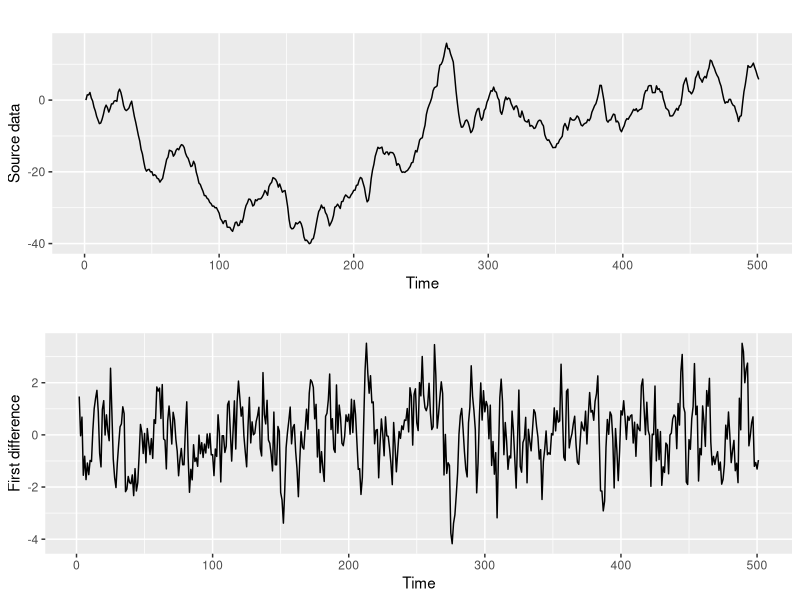

Here is the R script that generated this plot: (Note: this script raises an error after producing the figure.)
library('forecast')
library('ggplot2')
library('gridExtra')
library('magrittr')

ts.sim <- arima.sim(list(order = c(1,1,0), ar = 0.5), n = 500) 

plot1 <- autoplot(ts.sim) + ylab(label = 'Source data')
plot2 <- autoplot(diff(ts.sim)) + ylab(label = 'First difference')
grid.arrange(plot1, plot2, nrow = 2)

# or if you need seasonal ARIMA models

ts.sim2 <-
  ts(rnorm(100), freq = 4) %>% 
  Arima(order = c(1,1,0), seasonal = list(order = c(1, 0, 0), period = 4)) %>%
  simulate.Arima(nsim=1000) 

  arimaplot1 <- autoplot(ts.sim2) + ggtitle(label = 'Arima(1,1,0)х(1,0,0)4')
  arimaplot2 <- ggseasonplot(ts.sim2, polar = TRUE)
  
  grid.arrange(arimaplot1, arimaplot2, nrow = 2, ncol = 1)
